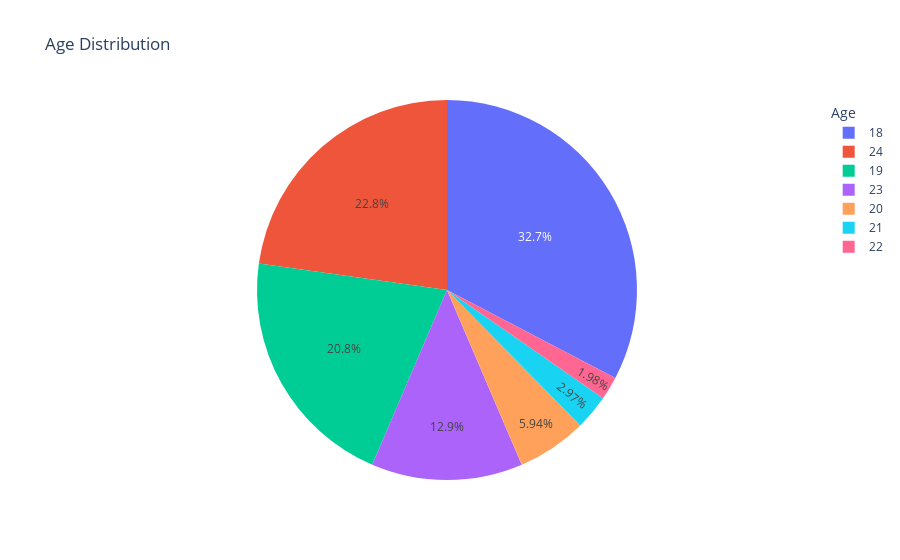

The notebook cell this image was saved under:
### Code cell
fig = px.pie(df, names='Age', title='Age Distribution')
fig.update_layout(legend_title_text='Age')
fig.show()

### Figure 1 — Plotly figure (JSON) as saved in the notebook; plotly's stock layout.template omitted (floating-point values rounded to 4 significant figures)
{"data": [{"domain": {"x": [0, 1], "y": [0, 1]}, "hovertemplate": "Age=%{label}<extra></extra>", "labels": [18, 21, 19, 22, 23, 19, 23, 18, 19, 18, 20, 24, 18, 19, 18, 24, 24, 24, 20, 18, 19, 18, 24, 24, 23, 18, 19, 18, 24, 24, 23, 18, 19, 18, 19, 18, 18, 19, 18, 24, 24, 22, 20, 18, 23, 18, 19, 18, 24, 24, 23, 18, 19, 20, 19, 21, 23, 20, 18, 23, 18, 19, 18, 24, 24, 23, 18, 19, 18, 24, 24, 18, 19, 18, 24, 24, 23, 18, 19, 18, 24, 24, 19, 19, 23, 18, 19, 18, 24, 24, 23, 18, 19, 18, 24, 18, 21, 18, 19, 23, 20], "legendgroup": "", "name": "", "showlegend": true, "type": "pie"}], "layout": {"legend": {"title": {"text": "Age"}, "tracegroupgap": 0}, "title": {"text": "Age Distribution"}}}
